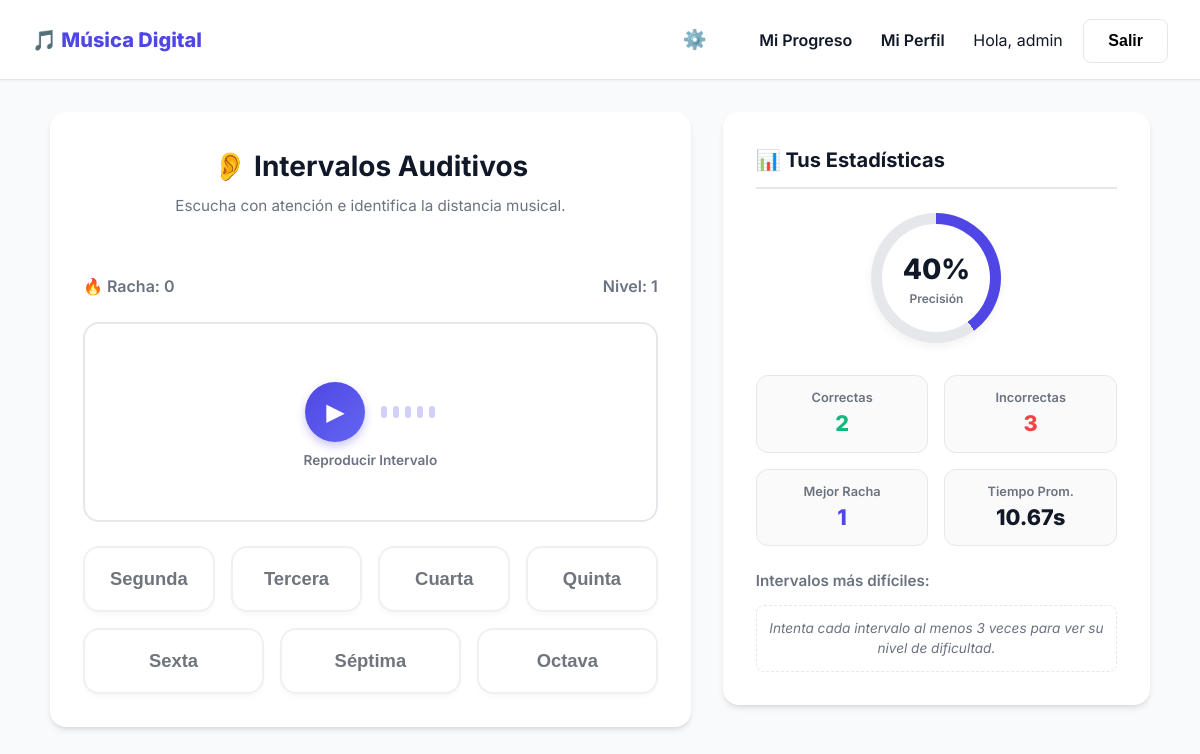
The app's page /juego/intervalos-auditivos/ (signed in) with its own data.
### trainer/models.py (models this page shows, shortened)
class Game(models.Model):
    slug = models.SlugField(unique=True)
    name = models.CharField(max_length=100)
    description = models.TextField()
    order = models.IntegerField(default=1)
    recommended_accuracy = models.IntegerField(default=0)
    recommended_attempts = models.IntegerField(default=0)

class Score(models.Model):
    user = models.ForeignKey(User, on_delete=models.CASCADE, related_name='scores')
    game = models.ForeignKey(Game, on_delete=models.CASCADE)
    level = models.IntegerField(default=1)
    total_points = models.IntegerField(default=0)
    max_streak = models.IntegerField(default=0)
    current_streak = models.IntegerField(default=0)
    correct_answers = models.IntegerField(default=0)
    total_answers = models.IntegerField(default=0)
    class Meta:
        unique_together = ('user', 'game')
    @property
    def accuracy(self):
        if self.total_answers == 0:
            return 0
        return round((self.correct_answers / self.total_answers) * 100)

### trainer/views.py (the view)
# urls.py: path('juego/intervalos-auditivos/', views.trainer_intervalos_auditivos, name='trainer_intervalos_auditivos'),
@login_required
def trainer_intervalos_auditivos(request):
    game = get_object_or_404(Game, slug='intervalos-auditivos')
    score, _ = Score.objects.get_or_create(user=request.user, game=game)
    stats_data = get_game_stats(request.user, game)
    context = {
        'game': game,
        'score': score,
        'incorrect_answers': stats_data['incorrect_answers'],
        'avg_time': stats_data['avg_time'],
        'hardest': stats_data['hardest'],
    }
    return render(request, 'trainer/trainer_intervalos_auditivos.html', context)

### trainer/views.py (called while the page is built, shortened)
def parse_interval_size(presented_question):
    if '-' not in presented_question:
        return presented_question

### templates/trainer/trainer_intervalos_auditivos.html (shortened to what this page needs)
{% extends 'base.html' %}
{% block content %}
<div class="grid-layout">
    <div class="card trainer-container">
        <div style="text-align: center; width: 100%;">
            <h2 style="margin-bottom: 0.5rem; font-size: 1.75rem;">👂 {{ game.name }}</h2>
            <p style="color: var(--text-secondary); font-size: 0.95rem; margin-bottom: 0.5rem;">Escucha con atención e identifica la distancia musical.</p>
            <div id="feedback-msg" style="height: 1.5rem; font-weight: 800; text-align: center; width: 100%; font-size: 1.15rem;"></div>
        </div>
        <div class="status-bar">
            <div>🔥 Racha: <span id="streak-counter">{{ score.current_streak }}</span></div>
            <div>Nivel: <span id="level-counter">{{ score.level }}</span></div>
        </div>
        <div id="exercise-box" style="display: flex; flex-direction: column; align-items: center; justify-content: center; width: 100%; min-height: 200px; background: white; border-radius: 1rem; border: 2px solid var(--border); transition: all 0.3s; position: relative; padding: 1rem;">
            <div style="display: flex; align-items: center; gap: 1rem;">
                <button id="btn-play-interval" class="pulse-ring-btn" style="width: 60px; height: 60px; border-radius: 50%; background: linear-gradient(135deg, var(--primary), #6366F1); color: white; border: none; font-size: 1.5rem; cursor: pointer; display: flex; align-items: center; justify-content: center; box-shadow: 0 4px 8px rgba(79, 70, 229, 0.3); transition: all 0.2s;" title="Escuchar Intervalo">
                    ▶
                </button>
                <div class="soundwave-container" id="soundwave" style="margin-top: 0;">
                    <div class="bar"></div>
                    <div class="bar"></div>
                    <div class="bar"></div>
                    <div class="bar"></div>
                    <div class="bar"></div>
                </div>
            </div>
            <div style="margin-top: 0.5rem; font-weight: 600; color: var(--text-secondary); font-size: 0.85rem;" id="audio-btn-desc">Reproducir Intervalo</div>
        </div>
        <div style="display: flex; flex-direction: column; gap: 1rem; width: 100%;">
            <div class="intervals-grid">
                <button class="btn-interval" data-interval="Segunda" disabled>Segunda</button>
                <button class="btn-interval" data-interval="Tercera" disabled>Tercera</button>
                <button class="btn-interval" data-interval="Cuarta" disabled>Cuarta</button>
                <button class="btn-interval" data-interval="Quinta" disabled>Quinta</button>
            </div>
            <div class="intervals-grid">
                <button class="btn-interval" data-interval="Sexta" disabled>Sexta</button>
                <button class="btn-interval" data-interval="Séptima" disabled>Séptima</button>
                <button class="btn-interval" data-interval="Octava" disabled>Octava</button>
            </div>
        </div>
    </div>
    <div class="card" style="display: flex; flex-direction: column; gap: 1.5rem;">
        <h3 style="font-size: 1.25rem; color: var(--text); border-bottom: 2px solid var(--border); padding-bottom: 0.75rem; display: flex; align-items: center; gap: 0.5rem;">
            📊 Tus Estadísticas
        </h3>
        <div style="display: flex; flex-direction: column; align-items: center; gap: 1rem; margin-bottom: 0.5rem;">
            <div class="accuracy-circle" id="stat-accuracy-circle" style="background: conic-gradient(var(--primary) {{ score.accuracy }}%, var(--border) {{ score.accuracy }}% 100%);">
                <div class="inner-circle">
                    <span id="stat-accuracy" style="font-size: 1.75rem; font-weight: 800; color: var(--text);">{{ score.accuracy }}%</span>
                    <span style="font-size: 0.75rem; color: var(--text-secondary); font-weight: 600;">Precisión</span>
                </div>
            </div>
        </div>
        <div style="display: grid; grid-template-columns: 1fr 1fr; gap: 1rem;">
            <div style="background: rgba(0,0,0,0.02); padding: 0.75rem; border-radius: 0.75rem; border: 1px solid var(--border); text-align: center;">
                <div style="font-size: 0.8rem; color: var(--text-secondary); font-weight: 600;">Correctas</div>
                <div id="stat-correct" style="font-size: 1.35rem; font-weight: 800; color: var(--success);">{{ score.correct_answers }}</div>
            </div>
            <div style="background: rgba(0,0,0,0.02); padding: 0.75rem; border-radius: 0.75rem; border: 1px solid var(--border); text-align: center;">
                <div style="font-size: 0.8rem; color: var(--text-secondary); font-weight: 600;">Incorrectas</div>
                <div id="stat-incorrect" style="font-size: 1.35rem; font-weight: 800; color: var(--danger);">{{ incorrect_answers }}</div>
            </div>
            <div style="background: rgba(0,0,0,0.02); padding: 0.75rem; border-radius: 0.75rem; border: 1px solid var(--border); text-align: center;">
                <div style="font-size: 0.8rem; color: var(--text-secondary); font-weight: 600;">Mejor Racha</div>
                <div id="stat-max-streak" style="font-size: 1.35rem; font-weight: 800; color: var(--primary);">{{ score.max_streak }}</div>
            </div>
            <div style="background: rgba(0,0,0,0.02); padding: 0.75rem; border-radius: 0.75rem; border: 1px solid var(--border); text-align: center;">
                <div style="font-size: 0.8rem; color: var(--text-secondary); font-weight: 600;">Tiempo Prom.</div>
                <div style="font-size: 1.35rem; font-weight: 800; color: var(--text);"><span id="stat-avg-time">{{ avg_time }}</span>s</div>
            </div>
        </div>
        <div>
            <h4 style="font-size: 0.95rem; margin-bottom: 0.75rem; color: var(--text-secondary); font-weight: 600;">Intervalos más difíciles:</h4>
            <div id="stat-hardest-list" style="display: flex; flex-direction: column; gap: 0.5rem;">
                {% if hardest %}
                    {% for item in hardest %}
                        <div style="display: flex; justify-content: space-between; align-items: center; padding: 0.6rem 0.8rem; background: rgba(239, 68, 68, 0.04); border: 1px solid rgba(239, 68, 68, 0.12); border-radius: 0.5rem; font-size: 0.9rem;">
                            <span style="font-weight: 700; color: var(--text);">{{ item.interval }}</span>
                            <span style="font-weight: 800; color: var(--danger);">{{ item.accuracy }}% precisión</span>
                        </div>
                    {% endfor %}
                {% else %}
                    <div id="stat-hardest-placeholder" style="font-size: 0.85rem; color: var(--text-secondary); font-style: italic; text-align: center; padding: 0.75rem; border: 1px dashed var(--border); border-radius: 0.5rem;">
                        Intenta cada intervalo al menos 3 veces para ver su nivel de dificultad.
                    </div>
                {% endif %}
            </div>
        </div>
    </div>
</div>
{% endblock %}

### templates/base.html (shortened to what this page needs)
{% load static %}
<!DOCTYPE html>
<html lang="es">
<head>
</head>
<body>
    <nav>
        <a href="{% url 'dashboard' %}" class="nav-brand">🎵 Música Digital</a>
        <div>
            {% if user.is_authenticated %}
                <button id="audio-settings-btn" class="btn" style="background:transparent; font-size:1.2rem; margin-right: 1.5rem; cursor:pointer; border:none;" title="Configuración de Audio">⚙️</button>
                <a href="{% url 'dashboard' %}" style="margin-right: 1.5rem;">Mi Progreso</a>
                <a href="{% url 'perfil' %}" style="margin-right: 1.5rem;">Mi Perfil</a>
                <span style="margin-right: 1rem;">Hola, {{ user.username }}</span>
                <form action="{% url 'logout' %}" method="post" style="display:inline;">
                    <button type="submit" class="btn" style="background:transparent; border:1px solid var(--border);">Salir</button>
                </form>
            {% else %}
                <a href="{% url 'login' %}" style="margin-right: 1rem;">Entrar</a>
                <a href="{% url 'register' %}" class="btn btn-primary">Registrarse</a>
            {% endif %}
        </div>
    </nav>
    <main style="padding: 2rem;">
        {% block content %}{% endblock %}
    </main>
</body>
</html>

### templates/base.html (style rules this page uses)
:root { --primary: #4F46E5; --primary-hover: #4338CA; --bg: #F9FAFB; --surface: #FFFFFF; --text: #111827; --text-secondary: #6B7280; --success: #10B981; --danger: #EF4444; --border: #E5E7EB; }
* { box-sizing: border-box; margin: 0; padding: 0; }
body { font-family: 'Inter', sans-serif; background-color: var(--bg); color: var(--text); line-height: 1.5; min-height: 100vh; display: flex; flex-direction: column; }
nav { background-color: var(--surface); border-bottom: 1px solid var(--border); padding: 1rem 2rem; display: flex; justify-content: space-between; align-items: center; box-shadow: 0 1px 2px 0 rgba(0, 0, 0, 0.05); }
nav a { text-decoration: none; color: var(--text); font-weight: 600; }
.nav-brand { font-size: 1.25rem; color: var(--primary); font-weight: 800; }
.card { background: var(--surface); border-radius: 1rem; padding: 2rem; box-shadow: 0 4px 6px -1px rgba(0, 0, 0, 0.1), 0 2px 4px -1px rgba(0, 0, 0, 0.06); border: 1px solid rgba(255, 255, 255, 0.5); backdrop-filter: blur(10px); }
.btn { display: inline-flex; align-items: center; justify-content: center; padding: 0.75rem 1.5rem; border-radius: 0.5rem; font-weight: 600; cursor: pointer; transition: all 0.2s; border: none; text-decoration: none; font-size: 1rem; }

### templates/trainer/trainer_intervalos_auditivos.html (style rules this page uses)
.grid-layout { display: grid; grid-template-columns: 1.2fr 0.8fr; gap: 2rem; align-items: start; width: 100%; max-width: 1100px; margin: 0 auto; }
.trainer-container { display: flex; flex-direction: column; align-items: center; gap: 1.5rem; }
.status-bar { display: flex; justify-content: space-between; width: 100%; font-weight: 600; color: var(--text-secondary); }
.intervals-grid { display: grid; grid-template-columns: repeat(4, 1fr); gap: 1rem; width: 100%; }
.intervals-grid:last-child { grid-template-columns: repeat(3, 1fr); }
.btn-interval { padding: 1.25rem 0.5rem; font-size: 1.15rem; border-radius: 1rem; background: var(--surface); border: 2px solid var(--border); color: var(--text); font-weight: 800; cursor: pointer; transition: all 0.15s; box-shadow: 0 4px 6px -1px rgba(0, 0, 0, 0.05); }
.btn-interval:disabled { opacity: 0.6; cursor: not-allowed; }
.soundwave-container { display: flex; align-items: center; justify-content: center; gap: 6px; height: 50px; margin-top: 1rem; opacity: 0.25; transition: opacity 0.3s; }
.soundwave-container .bar { width: 6px; height: 12px; background-color: var(--primary); border-radius: 3px; transition: height 0.2s ease; }
.accuracy-circle { position: relative; width: 130px; height: 130px; border-radius: 50%; display: flex; align-items: center; justify-content: center; transition: background 0.4s ease; box-shadow: 0 4px 10px rgba(0,0,0,0.05); }
.accuracy-circle .inner-circle { width: 108px; height: 108px; border-radius: 50%; background-color: var(--surface); display: flex; flex-direction: column; align-items: center; justify-content: center; }
.pulse-ring-btn { position: relative; }

### records on screen
Game: name "Intervalos Auditivos"
Score: current_streak "0", level "1", accuracy "40", correct_answers "2", max_streak "1"

### other values on screen
{{ user.username }} "admin"
{{ incorrect_answers }} "3"
{{ avg_time }} "10.67"
